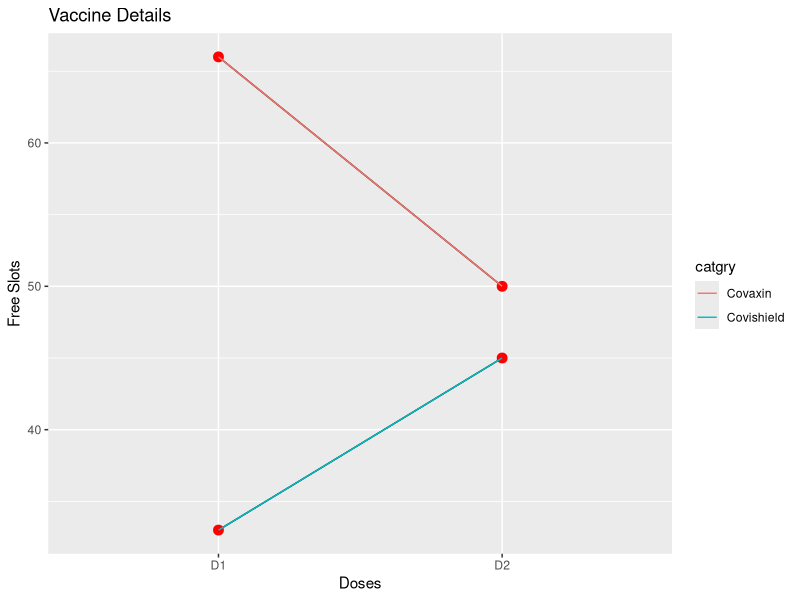
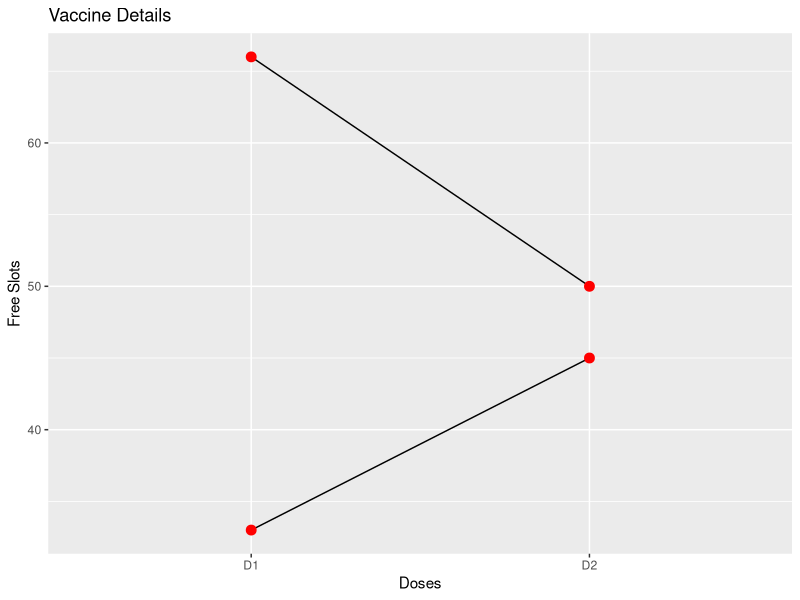
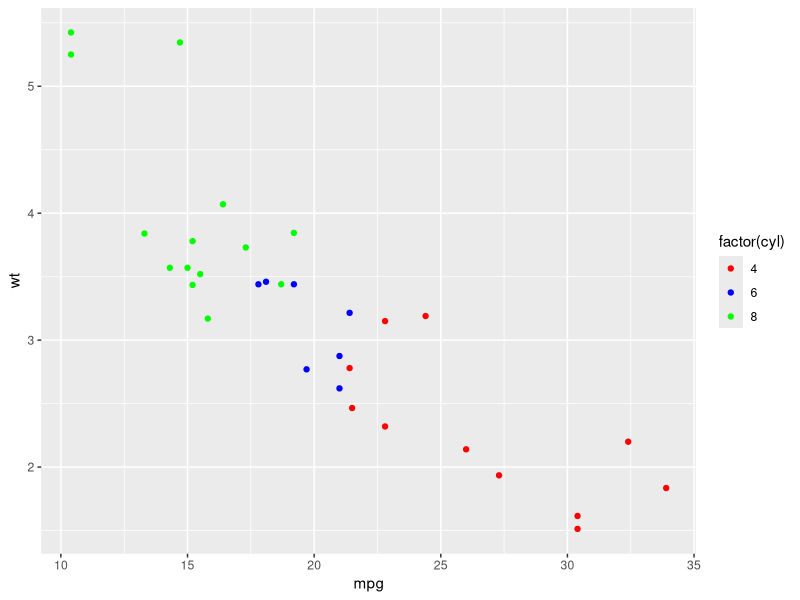
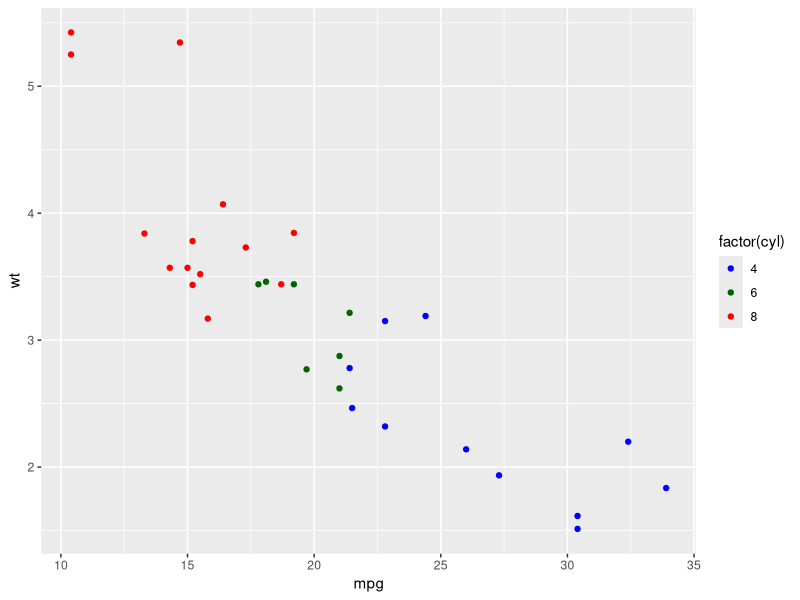

Write the R code that produced these figures, in order.
# Inserting data 
vacc <- data.frame(catgry=rep(c("Covishield", "Covaxin"), each=2), 
                   dose=rep(c("D1", "D2"),2), 
                   slots=c(33, 45, 66, 50)) 

library(ggplot2) 
# Plotting basic line with multiple groups 
plt <- ggplot(data=vacc, aes(x=dose, y=slots, group=catgry))+ 
  geom_line()+ 
  geom_point(color="red", size=3)+ 
  labs(x="Doses",y="Free Slots")+ 
  ggtitle("Vaccine Details") 

# Adding legends 
plt+geom_line(aes(color=catgry)) 

plt 
#######------

p <- ggplot(mtcars, aes(mpg, wt)) +
  geom_point(aes(colour = factor(cyl))) +
  scale_color_manual(values = c("red", "blue", "green"))
plot(p)
library(grid)
grid.newpage()

# It's recommended to use a named vector
cols <- c("8" = "red", "4" = "blue", "6" = "darkgreen", "10" = "orange")
p + scale_colour_manual(values = cols)
